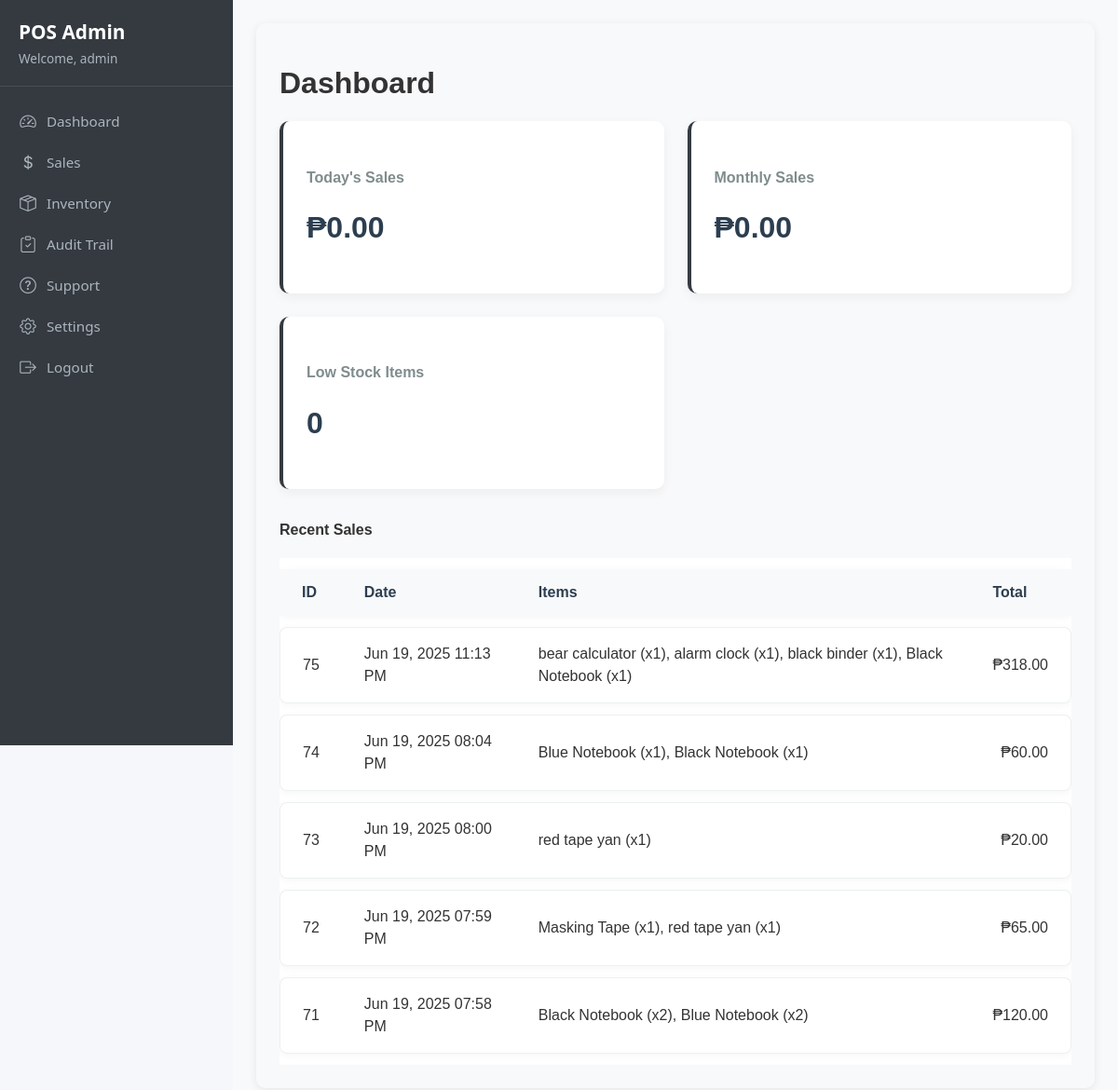
Page /admin/dashboard.php (signed in) on the committed database.
### tables this page shows
CREATE TABLE `sales` (
  `sale_id` int(11) NOT NULL,
  `transaction_date` datetime NOT NULL,
  `customer_id` int(11) DEFAULT NULL,
  `total_amount` decimal(10,2) NOT NULL,
  `receipt_number` varchar(20) DEFAULT NULL,
  `status` enum('completed','voided') DEFAULT 'completed'
);

### admin/dashboard.php (the view, shortened to what this page needs)
<?php
require_once '../includes/auth.php';
?>
<!DOCTYPE html>
<html lang="en">
<head>
    <link rel="stylesheet" href="../assets/css/sidebar.css">
    <link rel="stylesheet" href="../assets/css/admin.css">
    <link rel="stylesheet" href="https://cdn.jsdelivr.net/npm/bootstrap-icons@1.10.0/font/bootstrap-icons.css">
</head>
<body>
    <div class="admin-container">
        <?php include '../includes/sidebar.php'; ?>
        <div class="main-content">
            <div class="content-container">
                <h1>Dashboard</h1>
                <div class="stats-grid">
                    <div class="stat-card">
                        <div class="card-body">
                            <h5 class="card-title">Today's Sales</h5>
                            <h2 class="card-text">₱<?php
                                $stmt = $pdo->query("SELECT SUM(total_amount) as total FROM sales WHERE DATE(transaction_date) = CURDATE()");
                                $result = $stmt->fetch();
                                echo number_format($result['total'] ?? 0, 2);
                            ?></h2>
                        </div>
                    </div>
                    <div class="stat-card">
                        <div class="card-body">
                            <h5 class="card-title">Monthly Sales</h5>
                            <h2 class="card-text">₱<?php
                                $stmt = $pdo->query("SELECT SUM(total_amount) as total FROM sales WHERE MONTH(transaction_date) = MONTH(CURDATE()) AND YEAR(transaction_date) = YEAR(CURDATE())");
                                $result = $stmt->fetch();
                                echo number_format($result['total'] ?? 0, 2);
                            ?></h2>
                        </div>
                    </div>
                    <div class="stat-card">
                        <div class="card-body">
                            <h5 class="card-title">Low Stock Items</h5>
                            <h2 class="card-text"><?php
                                $stmt = $pdo->query("SELECT COUNT(*) as count FROM products WHERE stock < 10");
                                $result = $stmt->fetch();
                                echo $result['count'] ?? 0;
                            ?></h2>
                        </div>
                    </div>
                </div>
                <div class="card">
                    <div class="card-header">
                        <h4>Recent Sales</h4>
                    </div>
                    <div class="card-body">
                        <table class="data-table">
                            <thead>
                                <tr>
                                    <th>ID</th>
                                    <th>Date</th>
                                    <th>Items</th>
                                    <th>Total</th>
                                </tr>
                            </thead>
                            <tbody>
                                <?php
                                $stmt = $pdo->query("
                                    SELECT
                                        s.sale_id,
                                        s.transaction_date,
                                        s.total_amount,
                                        (
                                            SELECT GROUP_CONCAT(CONCAT(p.name, ' (x', si.quantity, ')') SEPARATOR ', ')
                                            FROM sale_items si
                                            JOIN products p ON si.product_id = p.id
                                            WHERE si.sale_id = s.sale_id
                                        ) as items
                                    FROM sales s
                                    ORDER BY s.transaction_date DESC
                                    LIMIT 5
                                ");
                                while ($sale = $stmt->fetch()):
                                ?>
                                <tr>
                                    <td><?php echo $sale['sale_id']; ?></td>
                                    <td><?php echo date('M d, Y h:i A', strtotime($sale['transaction_date'])); ?></td>
                                    <td><?php echo $sale['items'] ?? 'No items'; ?></td>
                                    <td>₱<?php echo number_format($sale['total_amount'], 2); ?></td>
                                </tr>
                                <?php endwhile; ?>
                            </tbody>
                        </table>
                    </div>
                </div>
            </div>
        </div>
    </div>
</body>
</html>

### assets/css/sidebar.css (style rules this page uses)
:root { --sidebar-width: 250px; --primary-color: #343a40; --secondary-color: #495057; --text-color: #333; --light-text: #adb5bd; --white: #fff; --card-shadow: 0 4px 6px rgba(0,0,0,0.1); --transition: all 0.3s ease; }
.main-content { margin-left: var(--sidebar-width); padding: 20px; transition: var(--transition); min-height: 100vh; background-color: #f8f9fa; }

### assets/css/admin.css (style rules this page uses)
body { font-family: 'IBM Plex Mono', sans-serif; margin: 0; padding: 0; background-color: #f5f7fa; color: #333; display: flex; justify-content: center; align-items: center; min-height: 100vh; }
.admin-container { display: flex; min-height: 100vh; background-color: #f5f7fa; }
.main-content { flex: 1; padding: 25px; margin-left: 250px; }
.content-container { background-color: var(--container-bg); border: 1px solid var(--container-border); border-radius: 10px; padding: 25px; box-shadow: 0 2px 10px rgba(0,0,0,0.08); }
.stats-grid { display: grid; grid-template-columns: repeat(auto-fit, minmax(280px, 1fr)); gap: 25px; margin-bottom: 35px; }
.stat-card { background: white; border-radius: 10px; padding: 25px; border-left: 4px solid var(--primary-color); box-shadow: 0 4px 12px rgba(0,0,0,0.05); }
.stat-card .card-title { color: #7f8c8d; font-size: 1rem; margin-bottom: 12px; }
.stat-card .card-text { font-size: 2rem; font-weight: 700; color: #2c3e50; }
.data-table { width: 100%; border-collapse: separate; border-spacing: 0 12px; }
.data-table thead tr { background-color: var(--table-header-bg); }
.data-table th, .data-table td { padding: 16px 24px; border: none; }
.card-body { padding: 0; overflow-x: auto; background-color: #fff; }
.data-table { width: 100%; border-collapse: separate; border-spacing: 0 12px; min-width: 600px; margin: 0; padding: 0; }
.data-table thead tr { background-color: #f8f9fa; }
.data-table th { padding: 16px 24px; font-weight: 600; color: #2c3e50; text-align: left; border: none; position: sticky; top: 0; white-space: nowrap; }
.data-table td { padding: 16px 24px; background-color: #fff; border: none; border-top: 1px solid #ecf0f1; border-bottom: 1px solid #ecf0f1; vertical-align: middle; position: relative; }
.data-table tr { background-color: #fff; box-shadow: 0 2px 8px rgba(0,0,0,0.04); border-radius: 8px; margin-bottom: 12px; transition: all 0.2s ease; }
.data-table tr:first-child td { border-top: 1px solid #ecf0f1; }
.data-table tr:last-child td { border-bottom: 1px solid #ecf0f1; }
.data-table td:nth-child(1) { border-left: 1px solid #ecf0f1; border-radius: 8px 0 0 8px; padding-left: 24px; }
.data-table td:nth-child(4) { border-right: 1px solid #ecf0f1; border-radius: 0 8px 8px 0; padding-right: 24px; text-align: right; }
.data-table th, .data-table td { padding-top: 16px; padding-bottom: 16px; }
.data-table td { line-height: 1.5; }
.card { animation: fadeIn 0.4s ease-out forwards; }

### rows in the picture
sales: sale_id "75", transaction_date "Jun 19, 2025 11:13 PM", items "bear calculator (x1), alarm clock (x1), black binder (x1), Black Notebook (x1)", total_amount "318.00"
sales: sale_id "74", transaction_date "Jun 19, 2025 08:04 PM", items "Blue Notebook (x1), Black Notebook (x1)", total_amount "60.00"
sales: sale_id "73", transaction_date "Jun 19, 2025 08:00 PM", items "red tape yan (x1)", total_amount "20.00"
sales: sale_id "72", transaction_date "Jun 19, 2025 07:59 PM", items "Masking Tape (x1), red tape yan (x1)", total_amount "65.00"
sales: sale_id "71", transaction_date "Jun 19, 2025 07:58 PM", items "Black Notebook (x2), Blue Notebook (x2)", total_amount "120.00"

### other values in the picture
$_SESSION['admin_username'] "admin"
$result['total'] "0.00"
$result['count'] "0"
